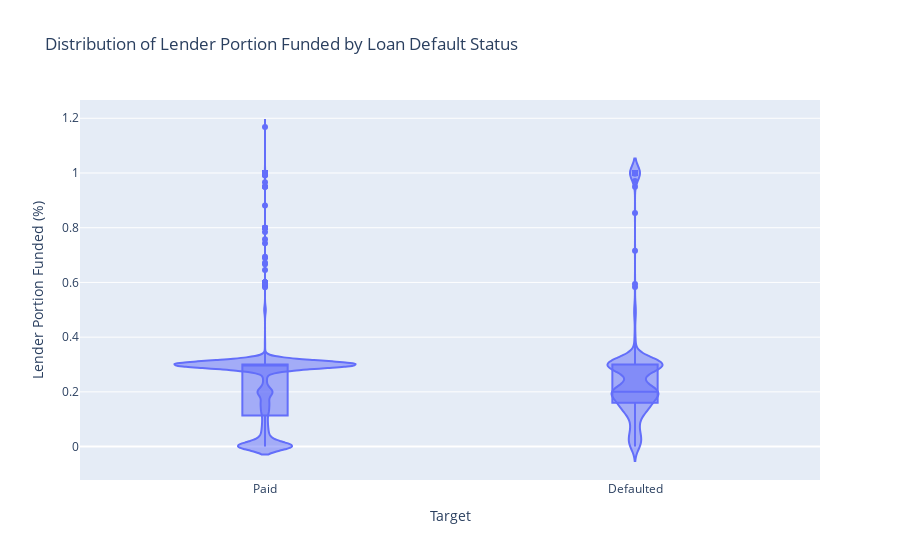

The notebook cell this image was saved under:
### Markdown cell above
#### Target by Portion funded by lender

### Code cell
# Create a violin plot for the distribution of Lender_portion_Funded by target
fig = px.violin(train, x='target', y='Lender_portion_Funded', 
                labels={'target': 'Target', 'Lender_portion_Funded': 'Lender Portion Funded (%)'},
                title='Distribution of Lender Portion Funded by Loan Default Status', box=True)
fig.update_layout(xaxis=dict(tickmode='array', tickvals=[0, 1], ticktext=['Paid', 'Defaulted']))
fig.show()

### Figure 1 — Plotly figure (JSON) as saved in the notebook; plotly's stock layout.template omitted (floating-point values rounded to 4 significant figures; data arrays with more than 128 entries replaced by an {"elided": "..."} marker saying what was removed)
{"data": [{"alignmentgroup": "True", "box": {"visible": true}, "hovertemplate": "Target=%{x}<br>Lender Portion Funded (%)=%{y}<extra></extra>", "legendgroup": "", "marker": {"color": "#636efa"}, "name": "", "offsetgroup": "", "orientation": "v", "scalegroup": "True", "showlegend": false, "type": "violin", "x": {"elided": "68654 int values"}, "x0": " ", "xaxis": "x", "y": {"elided": "68654 float values"}, "y0": " ", "yaxis": "y"}], "layout": {"legend": {"tracegroupgap": 0}, "title": {"text": "Distribution of Lender Portion Funded by Loan Default Status"}, "violinmode": "group", "xaxis": {"anchor": "y", "domain": [0, 1], "tickmode": "array", "ticktext": ["Paid", "Defaulted"], "tickvals": [0, 1], "title": {"text": "Target"}}, "yaxis": {"anchor": "x", "domain": [0, 1], "title": {"text": "Lender Portion Funded (%)"}}}}
